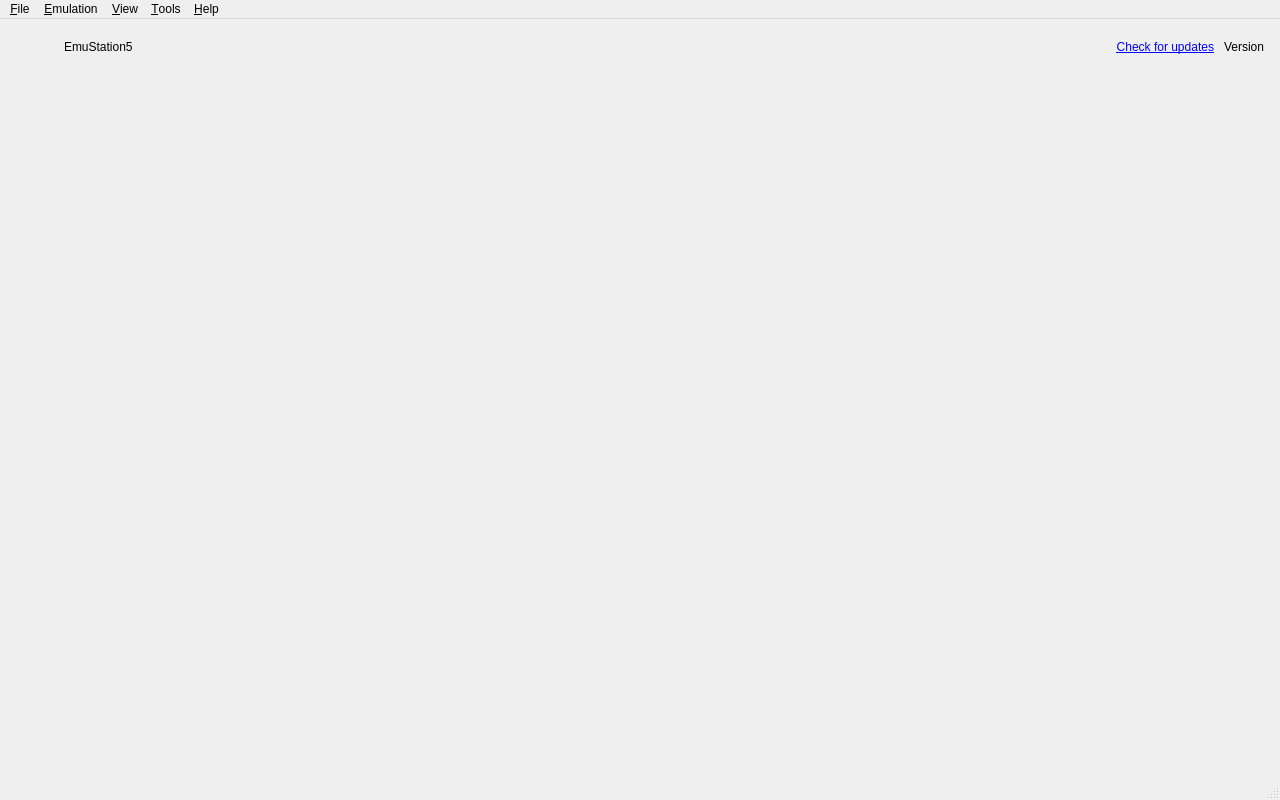
<?xml version="1.0" encoding="UTF-8"?>
<ui version="4.0">
 <class>MainDialog</class>
 <widget class="QMainWindow" name="MainDialog">
  <property name="geometry">
   <rect>
    <x>0</x>
    <y>0</y>
    <width>1280</width>
    <height>800</height>
   </rect>
  </property>
  <property name="minimumSize">
   <size>
    <width>960</width>
    <height>600</height>
   </size>
  </property>
  <property name="windowTitle">
   <string>EmuStation5</string>
  </property>
  <property name="locale">
   <locale language="English" country="UnitedStates"/>
  </property>
  <property name="unifiedTitleAndToolBarOnMac">
   <bool>true</bool>
  </property>
  <widget class="QWidget" name="centralwidget">
   <layout class="QVBoxLayout" name="mainLayout">
    <property name="spacing">
     <number>0</number>
    </property>
    <property name="leftMargin">
     <number>0</number>
    </property>
    <property name="topMargin">
     <number>0</number>
    </property>
    <property name="rightMargin">
     <number>0</number>
    </property>
    <property name="bottomMargin">
     <number>0</number>
    </property>
    <item>
     <widget class="QFrame" name="launcher_header">
      <property name="frameShape">
       <enum>QFrame::NoFrame</enum>
      </property>
      <property name="frameShadow">
       <enum>QFrame::Plain</enum>
      </property>
      <property name="sizePolicy">
       <sizepolicy hsizetype="Preferred" vsizetype="Fixed">
        <horstretch>0</horstretch>
        <verstretch>0</verstretch>
       </sizepolicy>
      </property>
      <property name="minimumSize">
       <size>
        <width>0</width>
        <height>56</height>
       </size>
      </property>
      <property name="maximumSize">
       <size>
        <width>16777215</width>
        <height>56</height>
       </size>
      </property>
      <layout class="QHBoxLayout" name="headerLayout">
       <property name="spacing">
        <number>10</number>
       </property>
       <property name="leftMargin">
        <number>16</number>
       </property>
       <property name="topMargin">
        <number>8</number>
       </property>
       <property name="rightMargin">
        <number>16</number>
       </property>
       <property name="bottomMargin">
        <number>8</number>
       </property>
       <item>
        <widget class="QLabel" name="brand_mark">
         <property name="minimumSize">
          <size>
           <width>38</width>
           <height>38</height>
          </size>
         </property>
         <property name="maximumSize">
          <size>
           <width>38</width>
           <height>38</height>
          </size>
         </property>
         <property name="text">
          <string/>
         </property>
         <property name="scaledContents">
          <bool>true</bool>
         </property>
        </widget>
       </item>
       <item>
        <layout class="QVBoxLayout" name="brandLayout">
         <property name="spacing">
          <number>0</number>
         </property>
         <item>
          <widget class="QLabel" name="brand_title">
           <property name="sizePolicy">
            <sizepolicy hsizetype="Preferred" vsizetype="Fixed">
             <horstretch>0</horstretch>
             <verstretch>0</verstretch>
            </sizepolicy>
           </property>
           <property name="text">
            <string>EmuStation5</string>
           </property>
           <property name="alignment">
            <set>Qt::AlignLeft|Qt::AlignVCenter</set>
           </property>
          </widget>
         </item>
        </layout>
       </item>
       <item>
        <spacer name="headerSpacer">
         <property name="orientation">
          <enum>Qt::Horizontal</enum>
         </property>
         <property name="sizeHint" stdset="0">
          <size>
           <width>40</width>
           <height>20</height>
          </size>
         </property>
        </spacer>
       </item>
       <item>
        <widget class="QLabel" name="check_updates_link">
         <property name="text">
          <string>&lt;a href=&quot;check&quot;&gt;Check for updates&lt;/a&gt;</string>
         </property>
         <property name="textFormat">
          <enum>Qt::RichText</enum>
         </property>
         <property name="alignment">
          <set>Qt::AlignRight|Qt::AlignVCenter</set>
         </property>
        </widget>
       </item>
       <item>
        <widget class="QLabel" name="label_Version">
         <property name="sizePolicy">
          <sizepolicy hsizetype="Preferred" vsizetype="Preferred">
           <horstretch>0</horstretch>
           <verstretch>0</verstretch>
          </sizepolicy>
         </property>
         <property name="maximumSize">
          <size>
           <width>480</width>
           <height>16777215</height>
          </size>
         </property>
         <property name="text">
          <string>Version</string>
         </property>
         <property name="wordWrap">
          <bool>false</bool>
         </property>
         <property name="alignment">
          <set>Qt::AlignRight|Qt::AlignVCenter</set>
         </property>
        </widget>
       </item>
      </layout>
     </widget>
    </item>
    <item>
     <widget class="QWidget" name="game_area" native="true">
      <property name="sizePolicy">
       <sizepolicy hsizetype="Expanding" vsizetype="Expanding">
        <horstretch>1</horstretch>
        <verstretch>1</verstretch>
       </sizepolicy>
      </property>
      <layout class="QVBoxLayout" name="gameAreaLayout">
       <property name="spacing">
        <number>0</number>
       </property>
       <property name="leftMargin">
        <number>14</number>
       </property>
       <property name="topMargin">
        <number>12</number>
       </property>
       <property name="rightMargin">
        <number>14</number>
       </property>
       <property name="bottomMargin">
        <number>12</number>
       </property>
       <item>
        <widget class="ConfigurationListWidget" name="widget" native="true">
         <property name="sizePolicy">
          <sizepolicy hsizetype="Expanding" vsizetype="Expanding">
           <horstretch>1</horstretch>
           <verstretch>1</verstretch>
          </sizepolicy>
         </property>
         <property name="minimumSize">
          <size>
           <width>0</width>
           <height>280</height>
          </size>
         </property>
        </widget>
       </item>
      </layout>
     </widget>
    </item>
   </layout>
  </widget>
  <widget class="QMenuBar" name="menubar">
   <property name="geometry">
    <rect>
     <x>0</x>
     <y>0</y>
     <width>1280</width>
     <height>24</height>
    </rect>
   </property>
   <widget class="QMenu" name="menu_File">
    <property name="title">
     <string>&amp;File</string>
    </property>
   </widget>
   <widget class="QMenu" name="menu_Emulation">
    <property name="title">
     <string>&amp;Emulation</string>
    </property>
   </widget>
   <widget class="QMenu" name="menu_View">
    <property name="title">
     <string>&amp;View</string>
    </property>
   </widget>
   <widget class="QMenu" name="menu_Tools">
    <property name="title">
     <string>&amp;Tools</string>
    </property>
   </widget>
   <widget class="QMenu" name="menu_Help">
    <property name="title">
     <string>&amp;Help</string>
    </property>
   </widget>
   <addaction name="menu_File"/>
   <addaction name="menu_Emulation"/>
   <addaction name="menu_View"/>
   <addaction name="menu_Tools"/>
   <addaction name="menu_Help"/>
  </widget>
  <widget class="QStatusBar" name="statusbar"/>
 </widget>
 <layoutdefault spacing="6" margin="11"/>
 <customwidgets>
  <customwidget>
   <class>ConfigurationListWidget</class>
   <extends>QWidget</extends>
   <header>configurationListWidget.h</header>
   <container>1</container>
  </customwidget>
 </customwidgets>
 <resources/>
 <connections/>
</ui>
